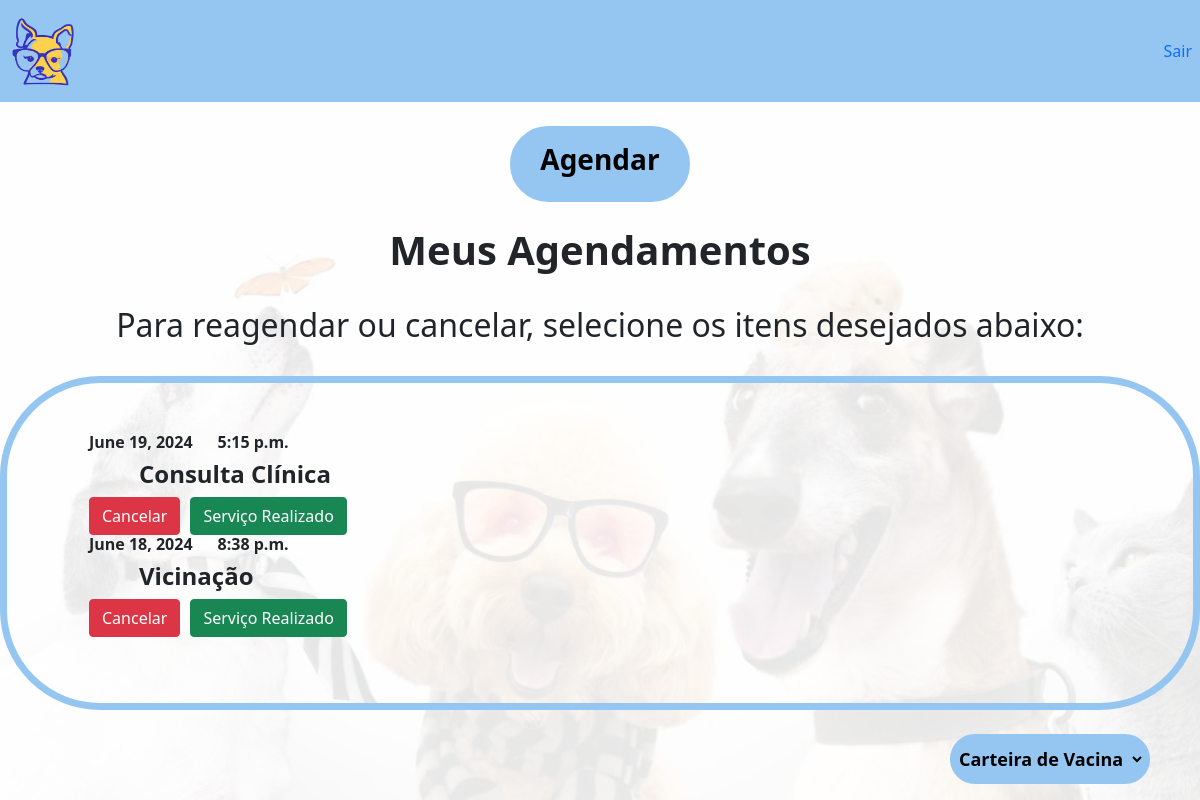
The app's page /agenda_cliente/ (signed in), older data.
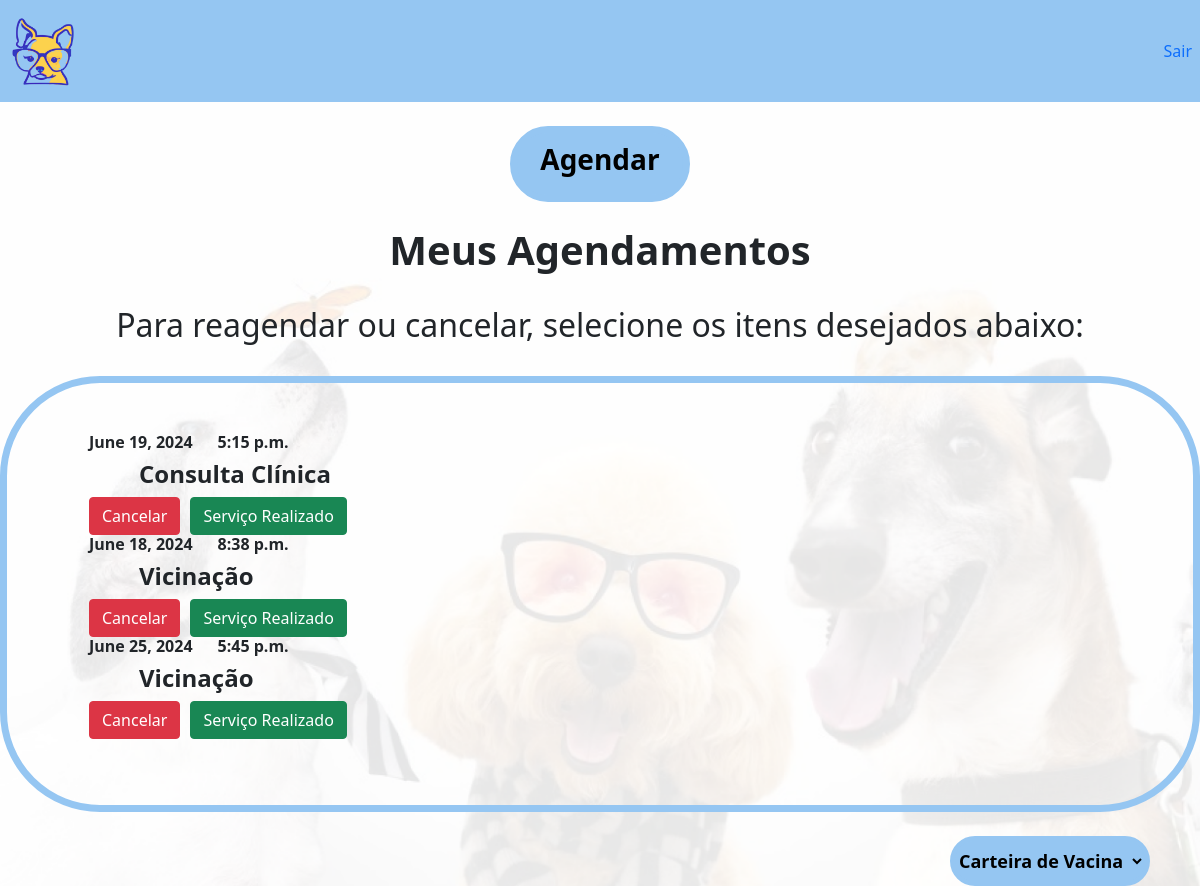
The same page, newer data.
### Aplicativo/models.py (models this page shows, shortened)
class AgendamentoModel(models.Model):
    STATUS_CHOICES = [
        ('aberto', 'Aberto'),
        ('fechado', 'Fechado'),
        ('cancelado', 'Cancelado'),
    ]
    tutor = models.ForeignKey(User, on_delete=models.CASCADE, default=1)
    animal = models.ForeignKey('cadastroAnimalModel', on_delete=models.CASCADE, default=1)
    servico = models.ForeignKey(ServicoModel, on_delete=models.CASCADE, default=1)
    data = models.DateField(default='2024-01-01')  # Valor padrão temporário
    horario = models.TimeField(default='12:00')  # Valor padrão temporário
    status = models.CharField(max_length=10, choices=STATUS_CHOICES, default='aberto')

class ServicoModel(models.Model):
    nome = models.CharField(max_length=200, unique=True, default='Serviço Temporário')

### Aplicativo/views.py (the view)
# urls.py: path('agenda_cliente/', views.agenda_cliente, name='agenda_cliente'),
def agenda_cliente(request):
    tutor_id = request.user.id
    agendamentos = AgendamentoModel.objects.filter(tutor_id=tutor_id, status='aberto')
    return render(request, 'agenda_cliente.html', {'agendamentos': agendamentos})
    return render(request, 'agenda_cliente.html')

### Aplicativo/templates/agenda_cliente.html (shortened to what this page needs)
<!DOCTYPE html>
<html lang="en">
<head>
{% load static %}
<link rel="stylesheet" type="text/css" href="{% static 'css/index.css' %}">
<link rel="stylesheet" type="text/css" href="{% static 'css/cadastroServicos.css' %}">
<link href="https://cdn.jsdelivr.net/npm/bootstrap@5.0.2/dist/css/bootstrap.min.css" rel="stylesheet"
integrity="sha384-EVSTQN3/azprG1Anm3QDgpJLIm9Nao0Yz1ztcQTwFspd3yD65VohhpuuCOmLASjC">
</head>
<body>
    <nav class="navbar navbar-expand-lg custom-bg">
        <div class="collapse navbar-collapse" id="navbarNav">
            <ul class="navbar-nav">
                <li class="nav-item">
                    <a class="nav-link active left-link" aria-current="page" href="{% url 'agenda_cliente' %}">
                        <img src='{% static "Aplicativo/media/logo.png"%}' class="img">
                    </a>
                </li>
            </ul>
            <ul class="navbar-nav ms-auto">
                <li class="nav-item">
                    <a class="nav-link" href="{% url 'home_cliente' %}">Sair</a>
                </li>
            </ul>
        </div>
    </nav>
    <br>
    <div class="container">
        <a href="{% url 'agendamento_cliente' %}"><button class="custom-btn"><h3><b>Agendar</b></h3></button></a>
    </div>
    <br>
    <h1 class="text-center"><b>Meus Agendamentos</b></h1><br>
    <h2 class="text-center">Para reagendar ou cancelar, selecione os itens desejados abaixo:</h2><br>
    <div class="container-wrapper">
        <div class="custom-container">
            <ul>
                {% for agendamento in agendamentos %}
                    <div class="agendamento-item">
                        <h6><b>{{ agendamento.data }}</b><b>&nbsp;&nbsp;&nbsp;&nbsp;&nbsp;&nbsp;{{ agendamento.horario }}</b></h6>
                        <div class="agendamento">
                            <h4 class="text" style="margin-left: 50px;"><b>{{ agendamento.servico.nome }}</b></h4>
                        </div>
                        <div class="action-btns">
                            <form action="{% url 'cancelar_agendamento' agendamento.id %}" method="post" style="display:inline;">
                                <button type="submit" class="btn btn-danger">Cancelar</button>
                            </form>
                            <form action="{% url 'fechar_agendamento' agendamento.id %}" method="post" style="display:inline;">
                                <button type="submit" class="btn btn-success">Serviço Realizado</button>
                            </form>
                        </div>
                    </div>
                {% empty %}
                    <li>Nenhum agendamento em aberto encontrado.</li>
                {% endfor %}
            </ul>
        </div>
    </div>
    <br>
    <div class="select">
        <select name="cartaoVacina">
            <option value="">Carteira de Vacina</option>
          </select>
    </div>
</body>
</html>

Row changes from the older to the newer data that the page shows:
added AgendamentoModel: data "June 25, 2024", horario "5:45 p.m.", servico.nome "Vicinação"
